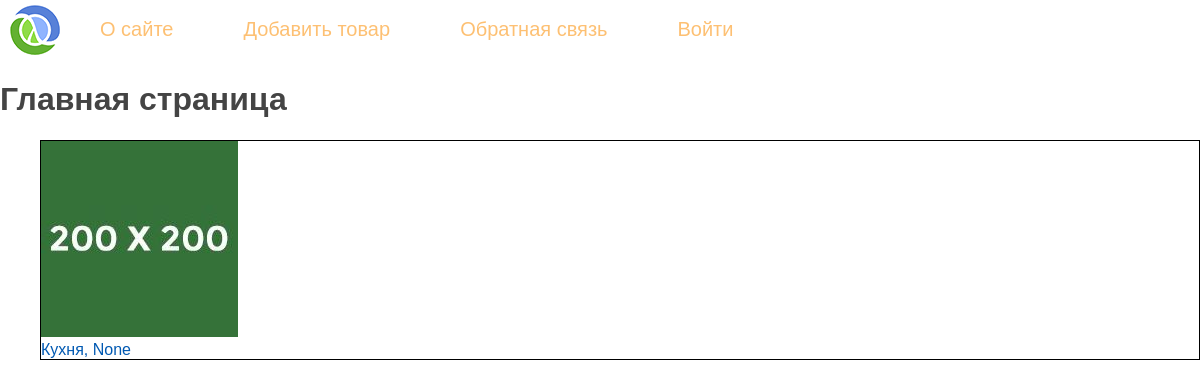
The app's page /, older data.
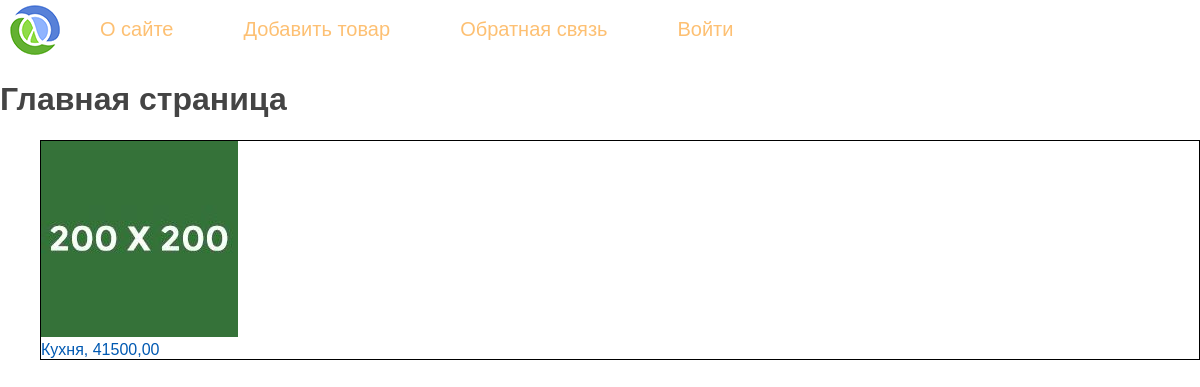
The same page, newer data.
### school/models.py (models this page shows, shortened)
class Product(models.Model):
    prod_name = models.CharField(max_length=64,
                                 verbose_name='Наименование товара')
    slag = models.SlugField('URL',
                            max_length=64,
                            unique=True,
                            db_index=True,
                            null=False )
    price = models.DecimalField(max_digits=7,
                                decimal_places=2,
                                max_length=9,
                                null=True, blank=True,
                                verbose_name='Цена')
    in_stock = models.BooleanField(default=False,
                                   verbose_name='Наличие')
    width = models.PositiveSmallIntegerField()
    heigth = models.PositiveSmallIntegerField()
    foto = models.ImageField(upload_to='photos/%Y/%m/%d/',
                             null=True,
                             blank=True,
                             width_field='width',
                             height_field='heigth')
    description = models.TextField('Описание', max_length=300, null=True, blank=True)
    def __str__(self):
        return self.prod_name
    def get_absolute_url(self):
        return reverse('product_description', kwargs={'prodid': self.slag} )
    class Meta:
        verbose_name='Товар'
        verbose_name_plural='Товары'
        ordering=['price']

### school/views.py (the view)
# urls.py: path('', ProductHome.as_view(), name='home'),
class ProductHome(ListView):
    model = Product
    template_name = 'school/index.html'
    def get_context_data(self, *, object_list=None, **kwargs):
        context = super().get_context_data(**kwargs)
        context['menu'] = menu
        context['title'] = 'Главная страница'
        print(context)
        return context

### school/templatetags/school_tags.py (called while the page is built)
@register.simple_tag()
def get_product():
    return Product.objects.all()

### school/templates/school/index.html
{% extends 'school/base.html'%}
{% block content %}
<h1>{{title}}</h1>
{% get_product as product%}
{% for p in product %}
<ul class="product">
<div style="border: solid 1px black;">
    <li>
        <div>
            <img src="{{p.foto.url}}">
        </div>
        <a href="{{ p.get_absolute_url }}">{{p.prod_name}}, {{p.price}}</a>
    </li>
</div>
</ul>
{% endfor %}
{% endblock content %}

### school/templates/school/base.html (shortened to what this page needs)
{% load static %}
{% load school_tags %}
<!DOCTYPE html>
<html lang="en">
<head>
    <link type="text/css" a href="{% static 'school/css/styles.css' %}" rel="stylesheet" />
</head>
<body>
{% block mainmenu %}
<ul class="mainmenu">
    <li class="logo"><a href="{% url 'home' %}"><div class="logo"></div></a></li>
{% for m in menu %}
    <li><a href="{% url m.url_name %}"> {{ m.title }} </a></li>
{% endfor %}
</ul>
{% endblock mainmenu %}
{% block content %}
{% endblock content %}
</body>
</html>

### school/static/school/css/styles.css (style rules this page uses)
html, body { font-family: 'Arial'; margin: 0; padding: 0; height: 100%; width: 100%; color: #444; }
a { color: #0059b2; text-decoration: none; }
img { max-width: 200px; height: auto; }
ul.product { list-style: none; }
.logo { background: url('../images/logo.png') no-repeat 10px 5px; width: 70px; height: 60px; }
ul.mainmenu { list-style: none; margin: 0; padding: 0; height: 60px; color: #fdc073; font-size: 20px; overflow: hidden; }
ul.mainmenu li { float: left; margin: 18px 40px 0 30px; }
ul.mainmenu li.logo { margin: 0; }
ul.mainmenu li a { color: #fdc073; text-decoration: none; }

Row changes from the older to the newer data that the page shows:
changed Product "Кухня": price "None" → "41500,00"
